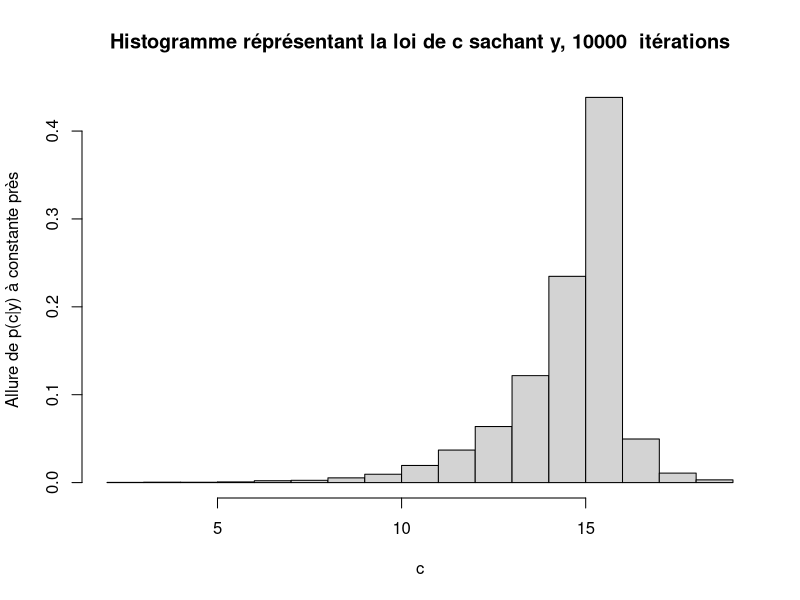
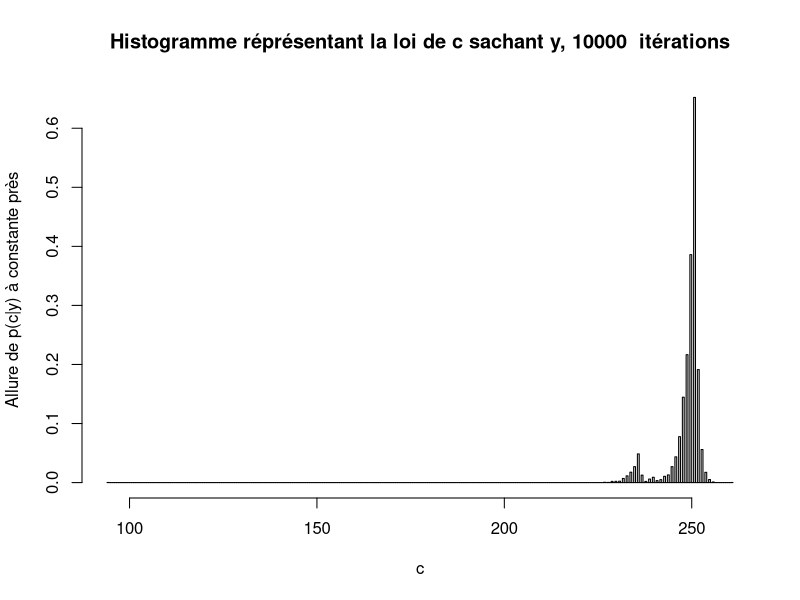
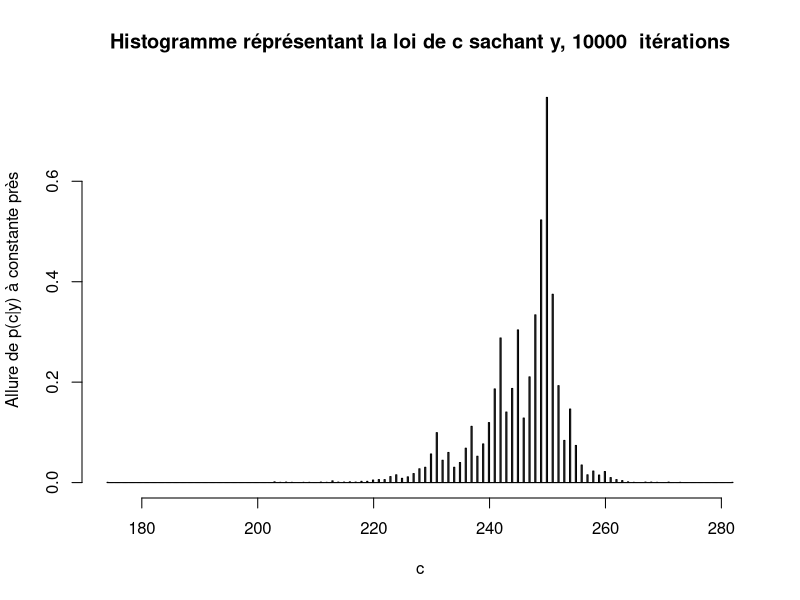
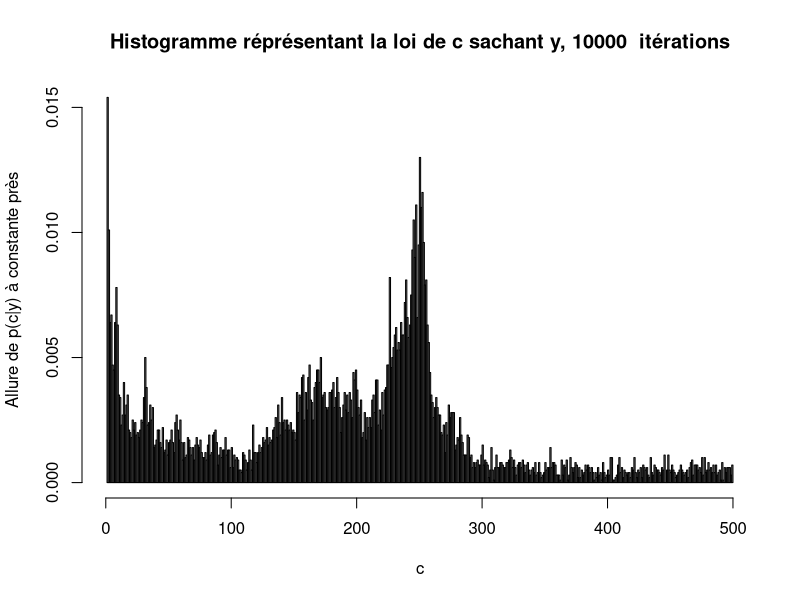
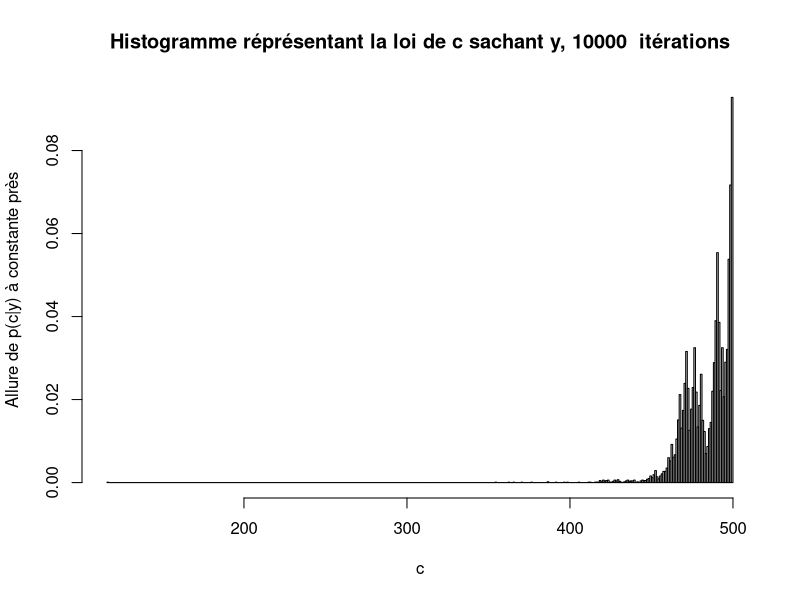
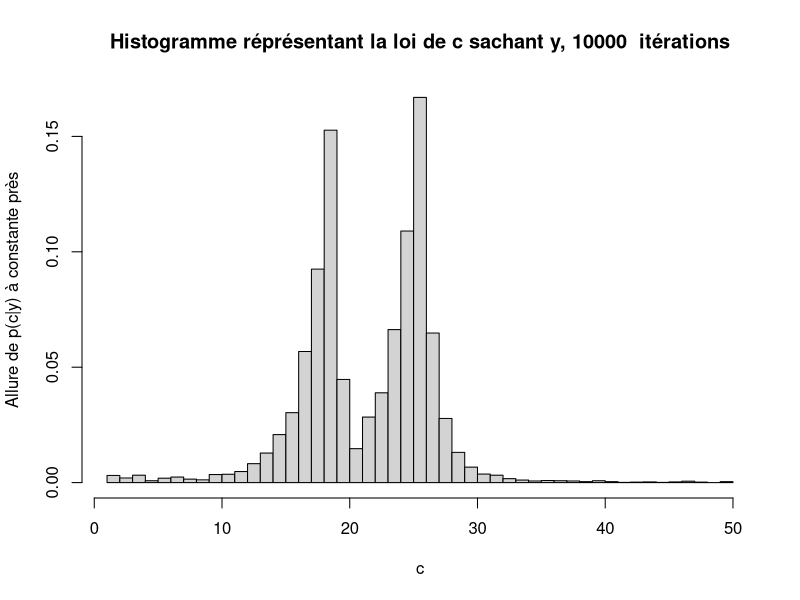
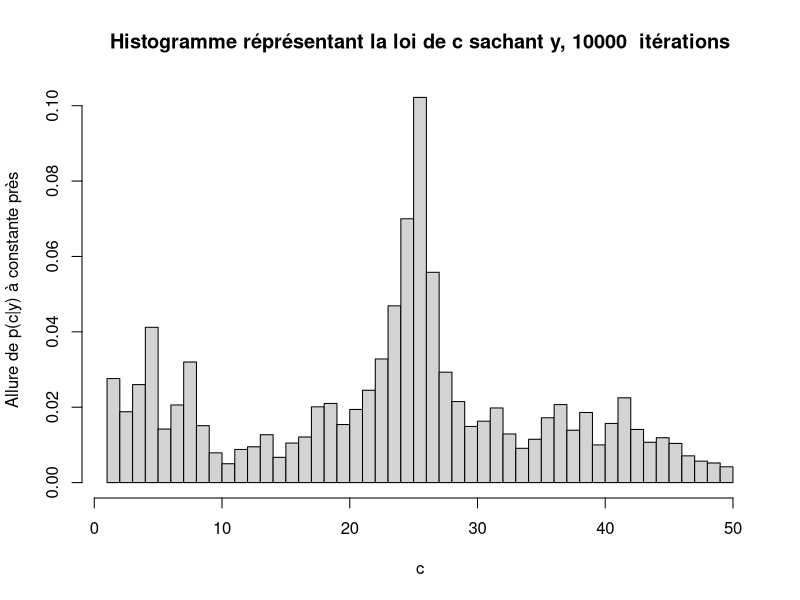
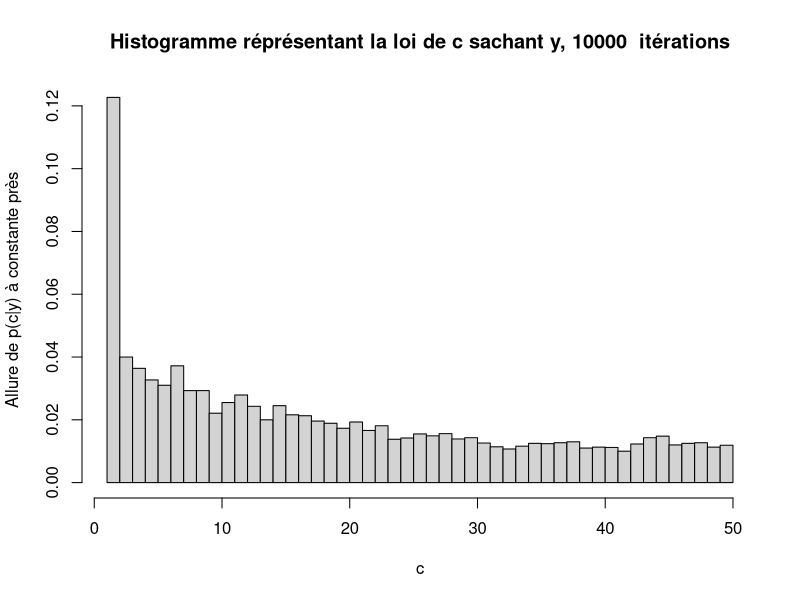

R code for these plots, in order:
## ---- chunk 1

gibbs <-function(y_vect, n_iter,theta1_th = -1, theta2_th = -1, changement_th = -1, theta1_init = -1, theta2_init = -1){
  n <- length(y_vect)
  # Créations des vecteurs pour stocker
  theta1_vect <- numeric(n_iter)
  theta2_vect<- numeric(n_iter)
  c_vect <- numeric(n_iter)

  # Valeurs initiales
  # Si une valeur initiale est donnée, on change sinon on prend par défaut thêta 1 et thêta 2 égaux à 1/2
  if (theta1_init == -1){
    theta1 <- 0.5
  }
  else {  
    theta1 <- theta1_init
  }
  if (theta2_init == -1){
    theta2 <- 0.5
  }
  else {
    theta2 <- theta2_init
  }
  
  for (i in 1:n_iter) {
    theta1_vect[i] <- theta1
    theta2_vect[i] <- theta2
    prob_c_sachant_y <- numeric(n)
    # Initialisation de la récurrence
    prob_c_sachant_y[1] <- 1  
    # On calcule grâce à l'algorithme de la question précédente toutes les valeurs des rapports R_c
    for (j in 2:n) {
      prob_c_sachant_y[j] <- prob_c_sachant_y[j-1] * ((theta1^y_vect[j-1] * (1 - theta1)^(1 - y_vect[j-1])) /
                                    (theta2^y_vect[j-1] * (1 - theta2)^(1 - y_vect[j-1])))
    }
    # Normalisation
    prob_c_sachant_y <- prob_c_sachant_y / sum(prob_c_sachant_y) 
    # Echantillonnage de c 
    c <- sample(1:n,1, prob = prob_c_sachant_y)
    
    # Mise à jour de theta1
    theta1 <- rbeta(1,sum(y_vect[1:c-1])+1,c-sum(y_vect[1:c-1]))      

    # Mise à jour de theta2
    # Pour éviter la division par 0
    while (theta2 == 0 || theta2 == 1){
        theta2 <- rbeta(1,sum(y_vect[c:n])+1,n-c+2-sum(y_vect[c:n]))
    }
    c_vect[i]<- c
  }
  hist_p_c_sachant_y <-   hist_p_c_sachant_y <- hist(c_vect, freq = FALSE,breaks=n, main = paste("Histogramme réprésentant la loi de c sachant y,",n_iter," itérations"), xlab = "c", ylab = "Allure de p(c|y) à constante près")

  
  # Obtention des bornes de l'intervalle de confiance à 75% 
  borne_inf <- quantile(c_vect, probs = 0.25/2)
  borne_sup <- quantile(c_vect, probs = 1 - 0.25/2)
  # Obtention du point de changement, en tant que point le plus présent dans l'intervalle de confiance
  intervalle <- c_vect[c_vect >= borne_inf & c_vect <= borne_sup]
  intervalle_occurence <- table(intervalle)
  c_changement <- as.numeric(names(intervalle_occurence)[which.max(intervalle_occurence)])
  # Calcul de la fréquence de 1 avant et après le changement
  frequence_avant <- sum(y_vect[1:c_changement-1]/(c_changement-1))
  frequence_apres <- sum(y_vect[c_changement:n]/(n-c_changement+1))

  # Affichage des données demandées
  valeur_tableau <- c(c_changement,borne_inf,borne_sup,frequence_avant,frequence_apres)
  nom_colonnes <- c("Point de changement","Borne inférieure de l'intervalle de confiance à 75%", "Borne supérieure de l'intervalle de confiance à 75%","Fréquence de 1 avant le changement","Fréquence de 1 après le changement")
  
  # Si l'on connaît les valeurs théoriques, les ajouter au tableau
  if (theta1_th != -1){
      valeur_tableau <- c(valeur_tableau,theta1_th)
      nom_colonnes <- c(nom_colonnes,"Thêta 1 théorique")
  }
  if (theta2_th != -1){
      valeur_tableau <- c(valeur_tableau,theta2_th)
      nom_colonnes <- c(nom_colonnes,"Thêta 2 théorique")
  }
  if (changement_th != -1){
      valeur_tableau <- c(valeur_tableau,changement_th)
      nom_colonnes <- c(nom_colonnes,"Point de changement théorique")
  }
  if (theta1_init != -1){
      valeur_tableau <- c(valeur_tableau,theta1_init)
      nom_colonnes <- c(nom_colonnes,"Thêta 1 initial pour l'algorithme")
  }
  if (theta2_init != -1){
      valeur_tableau <- c(valeur_tableau,theta2_init)
      nom_colonnes <- c(nom_colonnes,"Thêta 2 initial pour l'algorithme")
  }
  
  tableau <- data.frame(nom_colonnes,valeur_tableau)
  names(tableau) <- c("Donnée cherchée","Valeur")
  tableau
  
}
## ---- chunk 2
y = c(1,1,1,1,1,1,1,1,1,1,1,1,1,1,1,0,0,0,0)
gibbs(y,10000,1,0,16)
## ---- chunk 3
y_gauche <- rbinom(250, size = 1, prob = 1/6)
y_droite <- rbinom(250, size = 1, prob = 9/10)
y <- c(y_gauche,y_droite)
gibbs(y,10000,1/6,9/10,251)


y_gauche <- rbinom(250, size = 1, prob = 1/4)
y_droite <- rbinom(250, size = 1, prob = 2/3)
y <- c(y_gauche,y_droite)
gibbs(y,10000,1/4,2/3,251)

y_gauche <- rbinom(250, size = 1, prob = 4/9)
y_droite <- rbinom(250, size = 1, prob = 5/9)
y <- c(y_gauche,y_droite)
gibbs(y,10000,4/9,5/9,251)

y_gauche <- rbinom(250, size = 1, prob = 2/3)
y_droite <- rbinom(250, size = 1, prob = 2/3)
y <- c(y_gauche,y_droite)
gibbs(y,10000,2/3,2/3,251)
## ---- chunk 4
y_gauche <- rbinom(25, size = 1, prob = 1/6)
y_droite <- rbinom(25, size = 1, prob = 9/10)
y <- c(y_gauche,y_droite)
gibbs(y,10000,1/6,9/10,26)

y_gauche <- rbinom(25, size = 1, prob = 1/4)
y_droite <- rbinom(25, size = 1, prob = 2/3)
y <- c(y_gauche,y_droite)
gibbs(y,10000,1/4,2/3,26)

y_gauche <- rbinom(25, size = 1, prob = 4/9)
y_droite <- rbinom(25, size = 1, prob = 5/9)
y <- c(y_gauche,y_droite)
gibbs(y,10000,4/9,5/9,26)

y_gauche <- rbinom(25, size = 1, prob = 2/3)
y_droite <- rbinom(25, size = 1, prob = 2/3)
y <- c(y_gauche,y_droite)
gibbs(y,10000,2/3,2/3,26)
## ---- chunk 5
y_gauche <- rbinom(250, size = 1, prob = 1/4)
y_droite <- rbinom(250, size = 1, prob = 2/3)
y <- c(y_gauche,y_droite)

gibbs(y,10000,1/4,2/3,251, 1/4,2/3)
gibbs(y,10000,1/4,2/3,251, 0.2,0.7)
gibbs(y,10000,1/4,2/3,251, 0.1,0.9)
gibbs(y,10000,1/4,2/3,251, 2/3, 1/4)
gibbs(y,10000,1/4,2/3,251, 0.9,0.1)
gibbs(y,10000,1/4,2/3,251,1/2,1/2)


## ---- chunk 6

y= scan("TP2_sequence_1.txt")
gibbs(y,10000)

y = scan("TP2_sequence_2.txt")
gibbs(y,10000)

